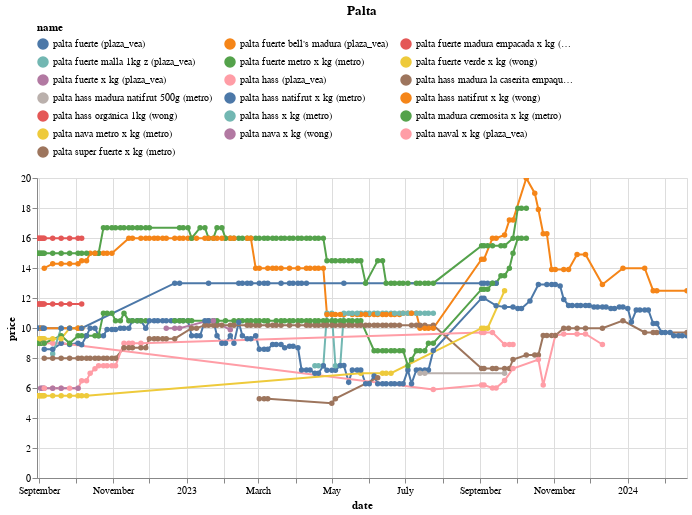

The cell this chart's notebook holds for it:
### Code cell
(df
 .loc[df.name.isin(names)]
 .pipe(alt.Chart)
 .mark_line(point=True)
 .encode(x='date', y='price', color='name', tooltip=['name','price'])
 .properties(width=650, title='Palta')
 .interactive()
 .configure_legend(orient='top', columns=3)
)

### Figure 1 — Vega-Lite specification as saved in the notebook (floating-point values rounded to 4 significant figures; data arrays with more than 128 entries replaced by an {"elided": "..."} marker saying what was removed)
{"config": {"view": {"continuousWidth": 300, "continuousHeight": 300}, "legend": {"columns": 3, "orient": "top"}}, "data": {"name": "data-ce3396c635078c945553e42ad5f777ec"}, "mark": {"type": "line", "point": true}, "encoding": {"color": {"field": "name", "type": "nominal"}, "tooltip": [{"field": "name", "type": "nominal"}, {"field": "price", "type": "quantitative"}], "x": {"field": "date", "type": "temporal"}, "y": {"field": "price", "type": "quantitative"}}, "params": [{"name": "param_14", "select": {"type": "interval", "encodings": ["x", "y"]}, "bind": "scales"}], "title": "Palta", "width": 650, "$schema": "https://vega.github.io/schema/vega-lite/v5.16.3.json", "datasets": {"data-ce3396c635078c945553e42ad5f777ec": {"elided": "696 records"}}}
